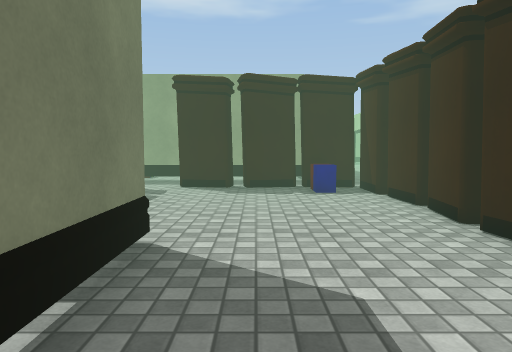
View 1 (above)

16 first-person views from a walk through a Unity game level. The camera is 1.2 m above the floor, tilts 4° down and sees 70° across. The floor is counted in squares, 1 m on a side. Each view is taken from the middle of a square. On the plan, view 1 faces up. The plan holds only what a view shows up to about 15 squares ahead; the rest is blank. The place goes on beyond the plan. The player character is not drawn. Door leaves are left out, so doorways stand open. Surface patterns are stand-ins for the level's own textures.

View 2
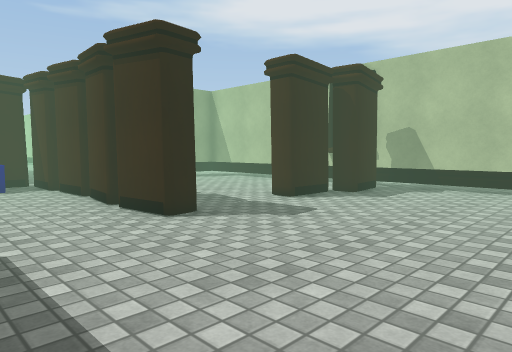

View 3
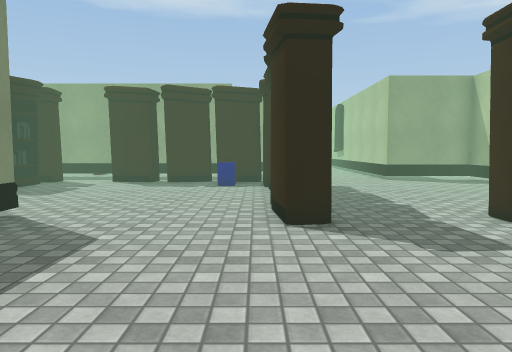

View 4
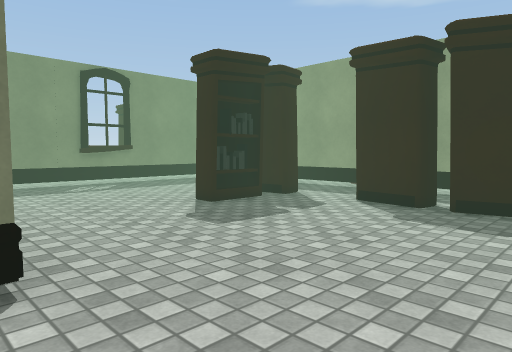

View 5
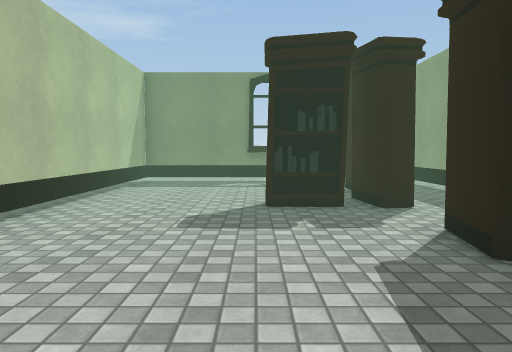

View 6
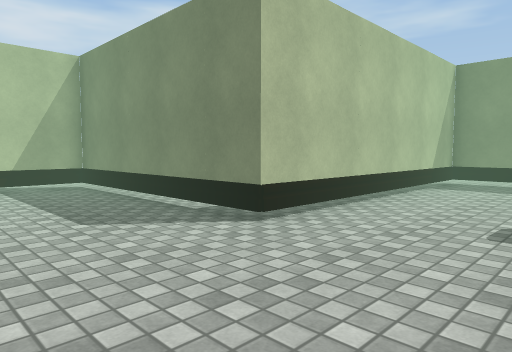

View 7
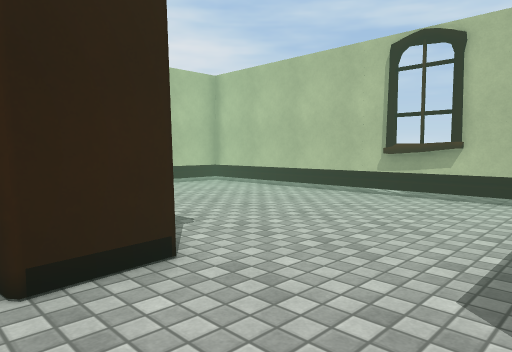

View 8
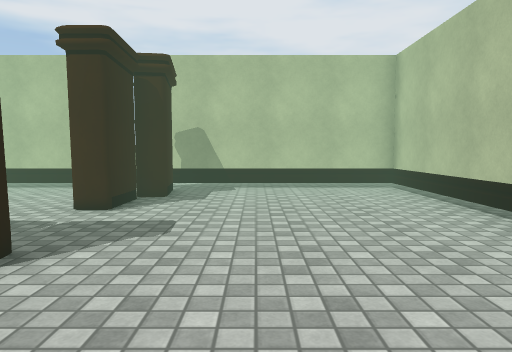

View 9
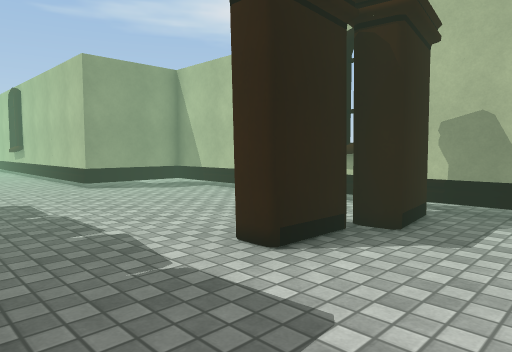

View 10
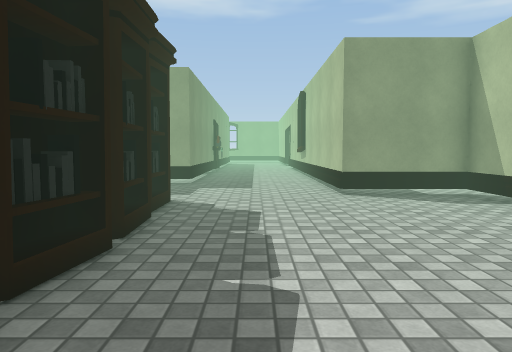

View 11
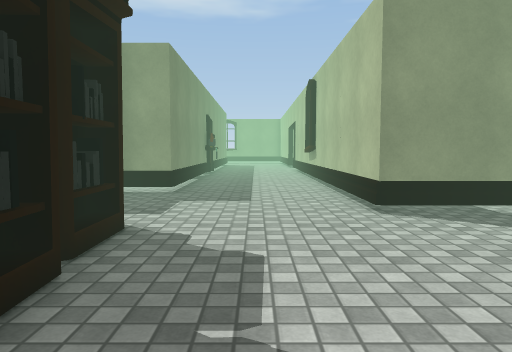

View 12
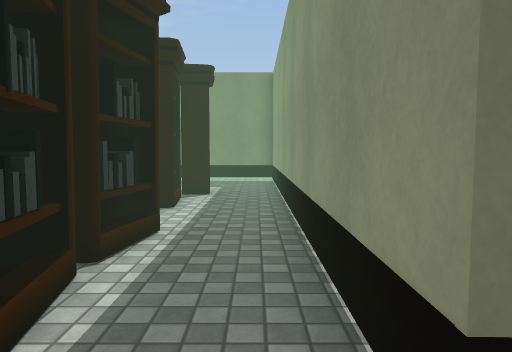

View 13
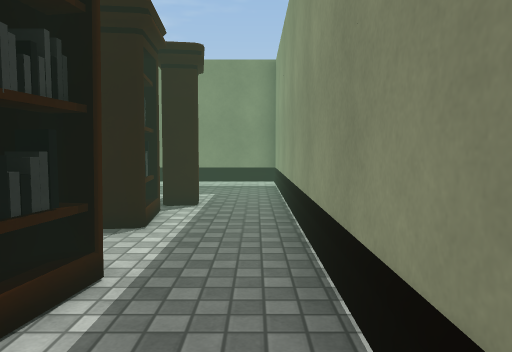

View 14
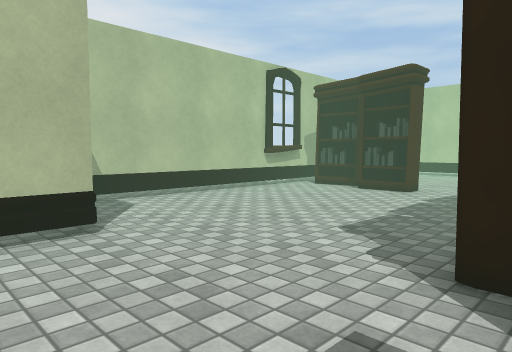

View 15
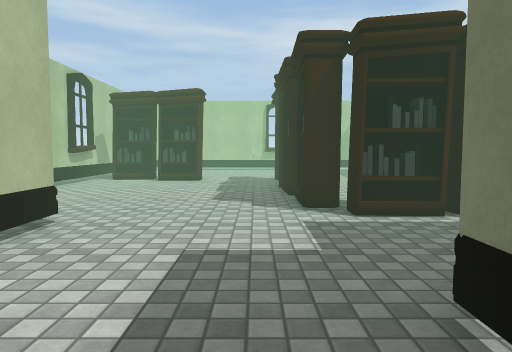

View 16
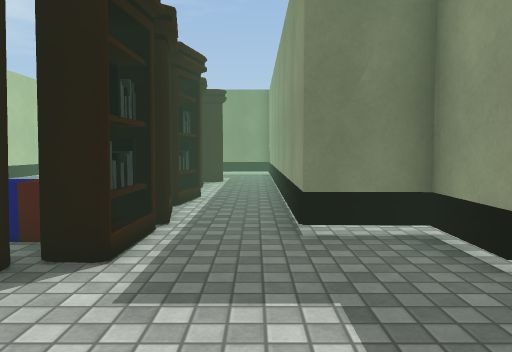

### Floor plan
Key: @ floor where view 1 was taken; # wall or solid block; x gap in a wall; . floor; T thing the floor can be seen under or through; O other object.
Columns run from 13 left of view 1 to 13 right of it. Each row starts with its distance up from view 1.
 21                  #...#
 20                  #...#
 19                 .#...#.
 18                ..#...#.
 17               ...#...#.
 16       ..      .###...#.
 15  .##############.....#.
 14 ..#..................T....
 13 ..T...O..............TTTTT.
 12 ..T..O#OO..OxO#O#........T.
 11  .T....OO......O#O.......T.
 10 ..T.....O......OOO.......T.
  9 ..T.....O........O.......T.
  8 ..T..............O.......T.
  7 ..T..............O.......T.
  6 ..T.............#O.......T.
  5 ..T###TTTTTT....#O...OO..T.
  4 ...........TT....O..OOOOOT.
  3            .T............T.
  2            .T............T.
  1            .T............T.
  0            .T@...........T.
 -1            .T............T.
 -2            .T............T.
 -3            .TTTTTTTTTTTTTT.
 -4            ................
 -5            ... ........

Where each view was taken, in squares from view 1:
view 1: 0 up, 0 right, facing up
view 2: 2 down, 0 right, facing up-right
view 3: 2 down, 3 right, facing up
view 4: 4 up, 2 right, facing up-left
view 5: 9 up, 3 right, facing left
view 6: 9 up, 3 right, facing down-left
view 7: 6 up, 0 right, facing down-right
view 8: 1 up, 0 right, facing right
view 9: 1 up, 4 right, facing up-right
view 10: 3 up, 6 right, facing up
view 11: 6 up, 6 right, facing up
view 12: 14 up, 3 right, facing left
view 13: 14 up, 1 right, facing left
view 14: 15 up, 3 right, facing down-right
view 15: 19 up, 5 right, facing down
view 16: 14 up, 7 right, facing left
